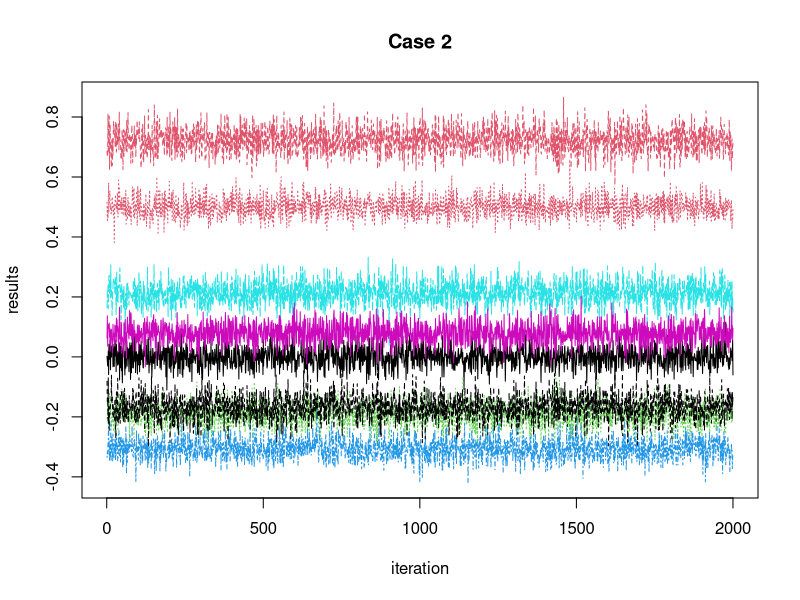
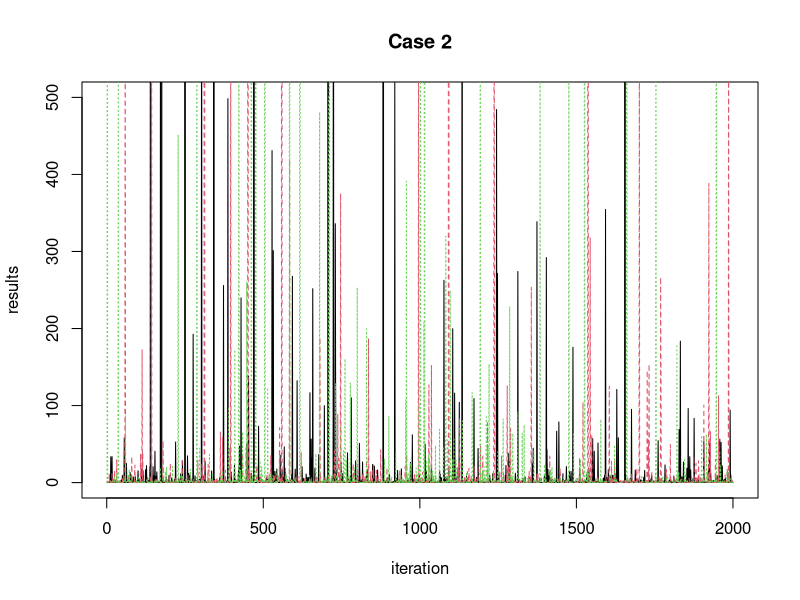

These figures' R source, in order:
##########################
### Case 2
##########################

rm(list=ls(all=T))
#########################

########### Data Initializing
#############################
n2 <- read.table("no2.txt")
no2.dat <- data.frame(no2=n2$V1,cars=n2$V2,temp=n2$V3,wind=n2$V4,
tempdiff=n2$V5,wdirection=n2$V6,hour=n2$V7,day=n2$V8)
#pairs(no2.dat)
no2.dat <- scale(no2.dat,center=T,scale=T)

y <- no2.dat[,c(1)]
X <- cbind(rep(1,nrow(no2.dat)),no2.dat[,c(2,3,4)]) #n*(p+1) matrix
Z <- no2.dat[,c(5,6,7)] #n*K matrix
X <- as.matrix(X)
Z <- as.matrix(Z)
C <- as.matrix(cbind(X,Z))
p <- ncol(X)-1
K <- ncol(Z)

########### MCMC iteration
##########################
library(mvtnorm)


sigma.u <- NULL
Au <- NULL
Bu <- NULL
l <- 3
q <- rep(1,l)
for(i in 1:l){
	sigma.u[i] <- round(runif(1,0.1,1),1)
	Au[i] <- 0.1
	Bu[i] <- 0.1
}
Ae <- 0.01
Be <- 0.01
sigma.e <- 0.5
n <- nrow(X)
res <- NULL
iter <- 2000

for(i in 1:iter){

G <- diag(sigma.u)
B <- diag(c(rep(0,p+1),diag(solve(G))))
mu <- solve(t(C)%*%C+sigma.e*B)%*%t(C)%*%y
Va <- sigma.e*solve(t(C)%*%C+sigma.e*B)
b_u <- rmvnorm(1,mu,Va)
b <- b_u[1:(p+1)]
u <- b_u[-(1:(p+1))]

end <- 0
for(i in 1:l){
sigma.u[i] <- 1/rgamma(1,Au[i]+0.5*q[i],Bu[i]+0.5*sum(u[(end+1):(end+q[i])]^2))
end <- end+q[i]
}

sigma.e <- 1/rgamma(1,Ae+0.5*n,Be+0.5*sum((y-X%*%b-Z%*%u)^2))
res <- rbind(res,c(b,u,sigma.u,sigma.e))
}

########### Result Analysis
###########################
dim(res)
colnames(res) <- c("beta[1]",  "beta[2]",  "beta[3]", 
	 "beta[4]",  "b[1]",  "b[2]", "b[3]", 
	"sigma.b1",  "sigma.b2", "sigma.b3", "sigma.e")
apply(res,2,median)
matplot(res[,-(8:10)],type='l',ann=F)
title(xlab="iteration",ylab="results",main="Case 2")
matplot(res[,c(8:10)],type='l',ylim=c(0,500),ann=F)
title(xlab="iteration",ylab="results",main="Case 2")

#res2 <- res
#rm(list=ls(all=T)[ls(all=T)!="res2"])



